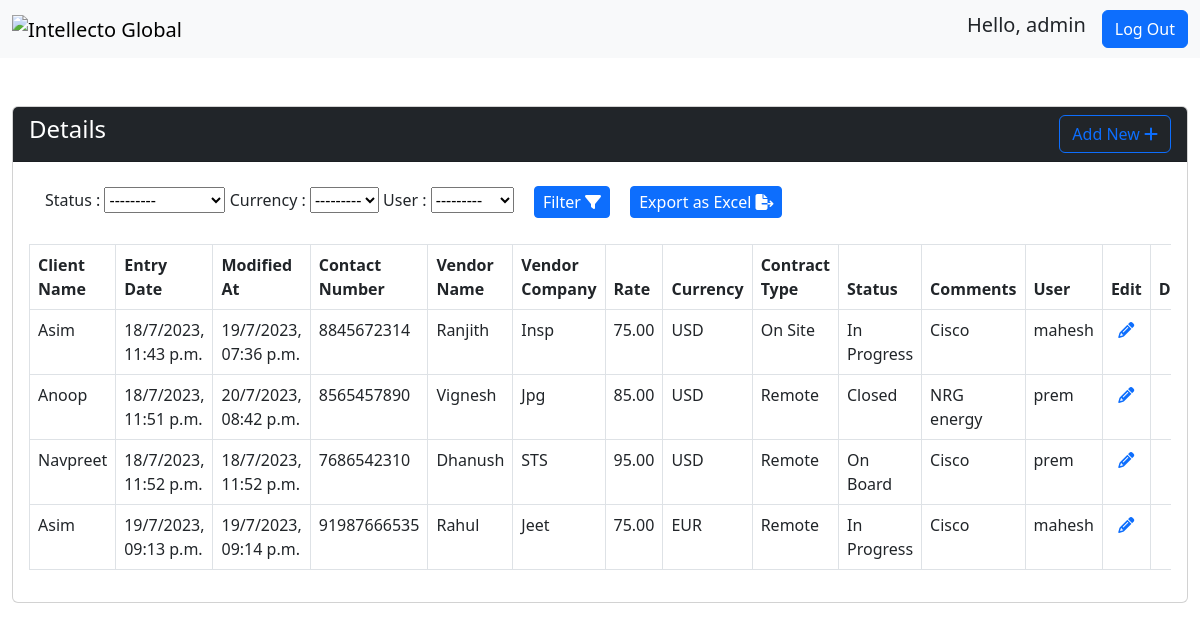
The app's page / (signed in) with its own data.
### app/models.py (models this page shows, shortened)
class MyTable(models.Model):
    user = models.ForeignKey(User, on_delete=models.CASCADE)
    date = models.DateTimeField(auto_now_add=True)
    modified_at = models.DateTimeField(auto_now=True)
    contact_number_validator = RegexValidator(regex=r'^\+?1?\d{9,15}$', message="Contact number must be entered in the format: '+999999999'. Up to 15 digits allowed.")
    contact_number = models.CharField(validators=[contact_number_validator],max_length=15)
    client_name = models.CharField(max_length=20)
    vendor_name = models.CharField(max_length=20)
    vendor_company = models.CharField(max_length=20)
    rate = models.DecimalField(max_digits=8, decimal_places=2)
    currency_choices = [
        ('USD', 'USD'),
        ('EUR', 'EUR'),
        ('GBP', 'GBP'),
    ]
    currency = models.CharField(max_length=10, choices=currency_choices)
    contract_choices = [
            ('Remote', 'Remote'),
            ('On Site', 'On Site'),
            ('Hybrid', 'Hybrid'),
        ]
    contract_type = models.CharField(max_length=20, choices=contract_choices)
    status_choices = [
            ('On Board', 'On Board'),
            ('In Progress', 'In Progress'),
            ('No Response', 'No Response'),
            ('Closed', 'Closed'),
        ]
    status = models.CharField(max_length=20, choices=status_choices)
    comments = models.CharField(max_length=100)

### app/views.py (the view)
# urls.py: path('',views.details,name='details'),
@login_required(login_url='signin')
def details(request):
    try:
        if request.user.is_superuser:
            details = MyTable.objects.all()
        else:
            details = MyTable.objects.filter(user=request.user)
        filter = FormFilter(request.GET, queryset=details)
        details = filter.qs
        return render(request, 'details.html', {'details': details, 'filter': filter})
    except Exception as e:
        return HttpResponseServerError(f"An error occurred: {str(e)}")

### app/templates/details.html (shortened to what this page needs)
{% extends 'base.html' %}
{% block content %}
<div class="container-fluid">
    <div class="card mt-5">
        <div class="card-header text-bg-dark d-flex justify-content-between">
            <h4 class="text-center">Details</h4>
            <a href="{% url 'add' %}" class="btn btn-outline-primary">Add New <i class="fa-solid fa-plus"></i></a>
        </div>
        <div class="card-body">
            <div class="mt-2">
                <form method="get">
                    <label class="form-label ms-3">Status : </label>
                    {{filter.form.status}}
                    <label class="form-label">Currency : </label>
                    {{filter.form.currency}}
                    {% if user.is_superuser %}
                    <label class="form-label">User : </label>
                    {{filter.form.user}}
                    {% endif %}
                    <button class="btn btn-primary btn-sm ms-3" type="submit">Filter <i class="fa-solid fa-filter"></i></button>
                    <a class="btn btn-primary btn-sm ms-3" href="{% url 'export' %}">Export as Excel <i class="fa-solid fa-file-export"></i></a>
                </form>
            </div>
            <div class="table-responsive">
                <table class="table table-bordered mt-4">
                    <thead>
                        <tr>
                            <th>Client Name</th>
                            <th>Entry Date</th>
                            <th>Modified At</th>
                            <th>Contact Number</th>
                            <th>Vendor Name</th>
                            <th>Vendor Company</th>
                            <th>Rate</th>
                            <th>Currency</th>
                            <th>Contract Type</th>
                            <th>Status</th>
                            <th>Comments</th>
                            {% if user.is_superuser %}
                            <th>User</th>
                            {% endif %}
                            <th>Edit</th>
                            <th>Delete</th>
                        </tr>
                    </thead>
                    <tbody>
                        {% for i in details %}
                        <tr>
                            <td>{{i.client_name}}</td>
                            <td>{{i.date | date:"j/n/Y, h:i a"}}</td>
                            <td>{{i.modified_at|date:"j/n/Y, h:i a"}}</td>
                            <td>{{i.contact_number}}</td>
                            <td>{{i.vendor_name}}</td>
                            <td>{{i.vendor_company}}</td>
                            <td>{{i.rate}}</td>
                            <td>{{i.currency}}</td>
                            <td>{{i.contract_type}}</td>
                            <td>{{i.status}}</td>
                            <td>{{i.comments}}</td>
                            {% if user.is_superuser %}
                            <td>{{i.user}}</td>
                            {% endif %}
                            <td class="text-center"><a href="{% url 'edit' i.id %}"><i
                                        class="fa-solid fa-pencil"></i></a></td>
                            <td class="text-center"></td>
                        </tr>
                        {% endfor %}
                    </tbody>
                </table>
            </div>
        </div>
    </div>
</div>
{% endblock %}

### app/templates/base.html (shortened to what this page needs)
<!DOCTYPE html>
<html lang="en">
<head>
  <link href="https://cdn.jsdelivr.net/npm/bootstrap@5.3.0-alpha1/dist/css/bootstrap.min.css" rel="stylesheet"
>
</head>
<body class="bg-image">
  <nav class="navbar navbar-expand-sm bg-light">
    <div class="container-fluid">
      <a class="navbar-brand" href="{% url 'details' %}">
        <img src="https://intellectoglobal.com/wp-content/uploads/2022/04/IG-Logo.svg" alt="Intellecto Global"
          width="300" height="58">
      </a>
      <div class="collapse navbar-collapse justify-content-end" id="mynavbar">
        {% if user.is_authenticated %}
        <h5 class="me-3">Hello, {{user.username}}</h5>
        <a href="{% url 'signout' %}"><button class="btn btn-primary">Log Out</button></a>
        {% endif %}
      </div>
    </div>
  </nav>
  {% block content %}
  {% endblock content %}
</body>
</html>

### app/templates/base.html (style rules this page uses)
.bg-image { background-image: url('https://www.10wallpaper.com/wallpaper/1366x768/1606/Internet_Business_Technology_HD_Wallpaper_16_1366x768.jpg'); background-size: cover; background-repeat: no-repeat; height: 100vh; }

### app/templates/details.html (style rules this page uses)
.btn-sm { font-size: 16px; padding: 0.20rem 0.5rem; }

### records on screen
MyTable: client_name "Asim", date "18/7/2023, 11:43 p.m.", modified_at "19/7/2023, 07:36 p.m.", contact_number "8845672314", vendor_name "Ranjith", vendor_company "Insp", rate "75.00", currency "USD", contract_type "On Site", status "In Progress", comments "Cisco", user "mahesh"
MyTable: client_name "Anoop", date "18/7/2023, 11:51 p.m.", modified_at "20/7/2023, 08:42 p.m.", contact_number "8565457890", vendor_name "Vignesh", vendor_company "Jpg", rate "85.00", currency "USD", contract_type "Remote", status "Closed", comments "NRG energy", user "prem"
MyTable: client_name "Navpreet", date "18/7/2023, 11:52 p.m.", modified_at "18/7/2023, 11:52 p.m.", contact_number "7686542310", vendor_name "Dhanush", vendor_company "STS", rate "95.00", currency "USD", contract_type "Remote", status "On Board", comments "Cisco", user "prem"
MyTable: client_name "Asim", date "19/7/2023, 09:13 p.m.", modified_at "19/7/2023, 09:14 p.m.", contact_number "91987666535", vendor_name "Rahul", vendor_company "Jeet", rate "75.00", currency "EUR", contract_type "Remote", status "In Progress", comments "Cisco", user "mahesh"

### other values on screen
{{ user.username }} "admin"
